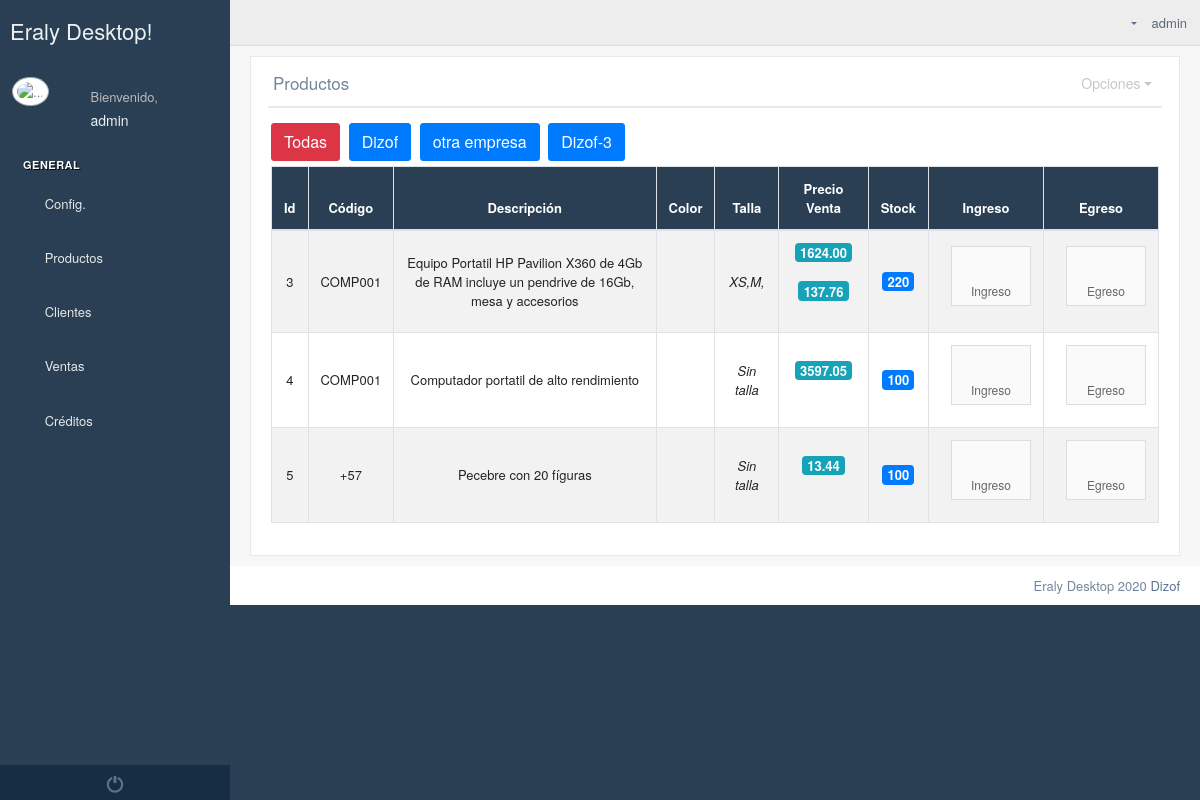
The app's page /inventory/ (signed in), older data.
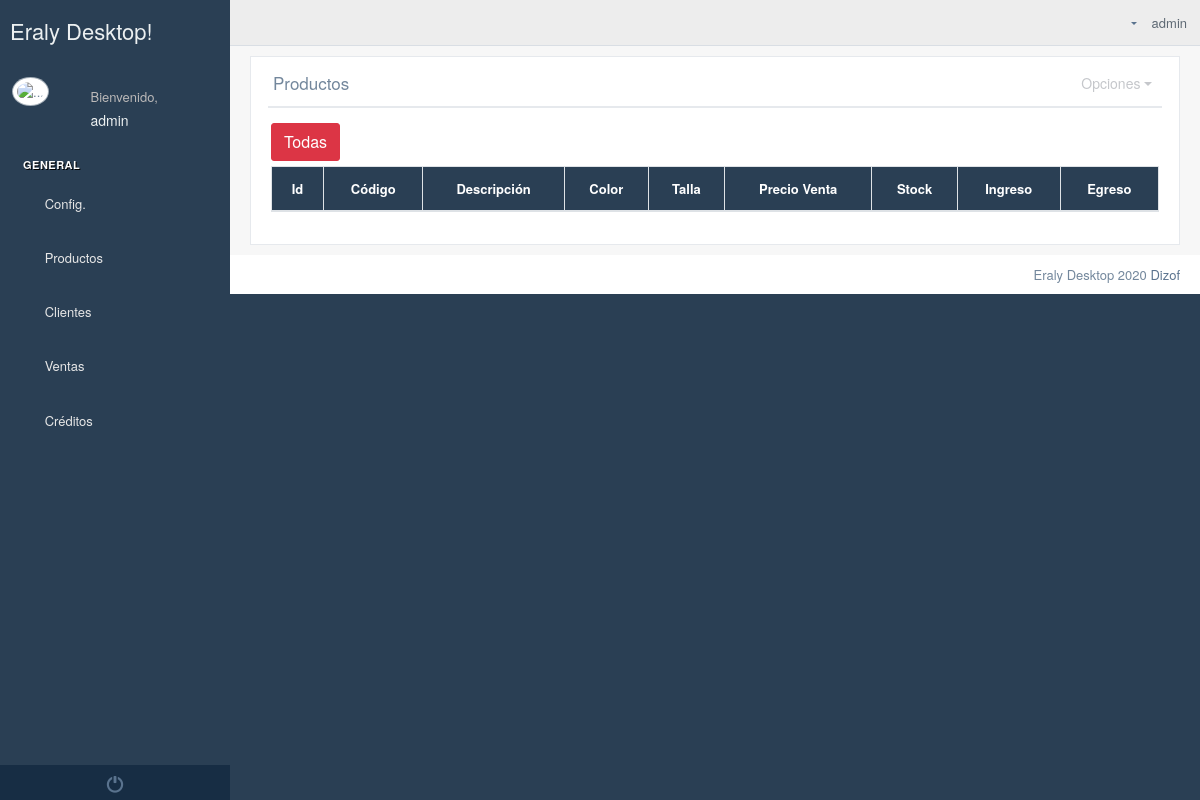
The same page, newer data.
### Empresa/models.py (models this page shows, shortened)
class Establecimiento(models.Model):
    logo=models.ImageField(upload_to="logos/establecimientos",null=True,blank=True)
    banner=models.ImageField(upload_to="banner/establecimientos",null=True,blank=True)
    pie_pagina=models.ImageField(upload_to="pie/establecimientos",null=True,blank=True)
    cabecera_tienda=models.ImageField(upload_to="logos/tienda",null=True,blank=True)
    color_encabezado_documentos=models.CharField(max_length=40, default="#ffffff")
    usuario=models.ForeignKey(User,on_delete=models.CASCADE)
    ruc=models.CharField(max_length=13)
    nombreComercial=models.CharField(max_length=60)
    representateLegal=models.CharField(max_length=60)
    slug = models.SlugField(max_length=255, unique=True, blank=True)
    descripcion = RichTextUploadingField(null=True, blank=True)
    ubicacion_gps = models.CharField(max_length=300,null=True,blank=True)
    correo_electronico=models.EmailField(max_length=600,null=True,blank=True)
    web=models.CharField(max_length=400,null=True,blank=True)
    facebook=models.CharField(max_length=400,null=True,blank=True)
    instagram=models.CharField(max_length=400, null=True, blank=True)
    youtube = models.CharField(max_length=400,null=True,blank=True)

### Producto/models.py (models this page shows, shortened)
class Productos(models.Model):
    tipo=models.CharField(max_length=2, default="P")
    imagen=models.ImageField(upload_to="productos",null=True,blank=True, help_text="imagen de 100px x 100px")
    codigo=models.CharField(max_length=300, null=True,blank=True, help_text="Solo si tiene codigo interno o codigo de barras")
    establecimiento = models.ForeignKey(Establecimiento, on_delete=models.CASCADE, null=True, blank=True)
    subcategoria=models.ForeignKey(Subcategorias, on_delete=models.CASCADE)
    marca=models.ForeignKey(Marca,on_delete=models.CASCADE,null=True,blank=True)
    nombre=models.CharField(max_length=100)
    talla=models.CharField(max_length=50,null=True,blank=True)
    dimension=models.CharField(max_length=200,null=True,blank=True)
    detallesTecnicos = RichTextUploadingField(null=True,blank=True,help_text="Es opcional")
    descripcion = RichTextUploadingField()
    estado=models.BooleanField(default=True)
    hash = models.CharField(max_length=256,null=True,blank=True)
    class Meta:
        verbose_name_plural = "3. Producto "

class Precios(models.Model):
    producto=models.ForeignKey(Productos, on_delete=models.CASCADE)
    precioVenta=models.DecimalField(max_digits=9, decimal_places=2)
    iva=models.DecimalField(max_digits=9, decimal_places=2,default=0)
    total=models.DecimalField(max_digits=9, decimal_places=2,default=0)
    detalle=models.CharField(max_length=50)
    estado=models.BooleanField(default=True)
    class Meta:
        verbose_name_plural = "6. Precios Producto "

### Producto/views.py (the view)
# urls.py: path("inventory/", inventario),
def inventario(request):
    produc=Productos.objects.filter(establecimiento__usuario=request.user)
    if request.GET.get("establecimiento"):
        produc = Productos.objects.filter(establecimiento_id=request.GET.get('establecimiento'))
    if request.POST:
        print(request.POST)
        Kardex(producto_id=request.POST['producto'],tipo=request.POST['tipo'],cantidad=request.POST['cantidad'],descripcion=request.POST['detalle']).save()
        messages.add_message(request, messages.SUCCESS, "Se ha registrado nuevo ingreso en kardex..!")
    contexto={
        'productos':produc,
        'establecimientos':Establecimiento.objects.filter(usuario=request.user)
    }
    return render(request, 'producto/inventario.html',contexto)

### Producto/templatetags/productosTags.py (called while the page is built)
@register.simple_tag
def stock(id):
    try:
        kardex=Kardex.objects.filter(producto_id=id)
        ingresos=kardex.filter(tipo="I").aggregate(Sum('cantidad'))['cantidad__sum']
        egresos=kardex.filter(tipo="E").aggregate(Sum('cantidad'))['cantidad__sum']
        if ingresos==None:
            ingresos=0
        if egresos==None:
            egresos=0
        return ingresos-egresos
    except:
        pass

### templates/producto/inventario.html (shortened to what the changed rows need)
{% extends 'Home/index2.html' %}
{% block contenido_index %}
{% load productosTags %}
{% load static %}
    <div class="">
        <div class="row">
            <div class="col-md-12 col-sm-12 ">
                <div class="x_panel">
                    <div class="x_title">
                        <h2>Productos <small>del establecimientos</small></h2>
                    </div>
                    <div class="x_content">
                        <div class="row">
                            <div class="col-sm-12">
                                <a class="btn btn-danger" href="/inventory/">Todas</a>
                                {% for establecimiento in establecimientos %}
                                    <a class="btn btn-primary" href="/inventory/?establecimiento={{ establecimiento.id }}">{{ establecimiento.nombreComercial }}</a>
                                {% endfor %}
                                <div class="card-box table-responsive">
                                    <table id="inventario" class="table table-striped table-bordered" style="width:100%">
                                        <thead style="background-color: #2A3F54; color: white">
                                        <tr>
                                            <th style="text-align: center">Id</th>
                                            <th style="text-align: center">Código</th>
                                            <th style="text-align: center">Descripción</th>
                                            <th style="text-align: center">Color</th>
                                            <th style="text-align: center">Talla</th>
                                            <th style="text-align: center">Precio Venta</th>
                                            <th style="text-align: center">Stock</th>
                                            <th style="text-align: center">Ingreso</th>
                                            <th style="text-align: center">Egreso</th>
                                        </tr>
                                        </thead>
                                        <tbody>
                                        {% for producto in productos %}
                                            <tr>
                                            <td style="text-align: center; vertical-align: middle">{{ producto.id }}</td>
                                            <td style="text-align: center; vertical-align: middle">{% if producto.codigo  %}{{ producto.codigo }}{% else %} <i>Sin código</i> {% endif %}</td>
                                            <td style="text-align: center; vertical-align: middle">{{ producto.nombre }}</td>
                                            <td style="text-align: justify; vertical-align: middle">
                                            </td>
                                            <td style="text-align: center; vertical-align: middle">
                                            {% if producto.tipo == "P" %}
                                                {% if producto.talla %}
                                                    <i>{{ producto.talla }}</i>
                                                {% else %}
                                                    <i>Sin talla</i>
                                                {% endif %}
                                            {% else %}
                                                <i>No Aplica</i>
                                            {% endif %}
                                            </td>
                                            <td style="text-align: center; vertical-align: middle">
                                                {% for precios in producto.precios_set.all %}
                                                    <span class="badge badge-info" style="font-size: 13px">{{ precios.total }}</span><br>
                                                    <br>
                                                {% endfor %}
                                            </td>
                                            <td style="text-align: center; vertical-align: middle"> <span class="badge badge-primary" style="font-size: 13px">
                                                {% if producto.tipo == "P" %}
                                                    {% stock producto.id %}
                                                {% else %}
                                                    <i>Ilimitado</i>
                                                {% endif %}
                                            </span></td>
                                            <td style="text-align: center; vertical-align: middle;">
                                                {% if producto.tipo == "P" %}
                                                <a data-toggle="modal" data-target="#ingresos"
                                                   data-producto_id="{{ producto.id }}"
                                                   data-producto="{{ producto.nombre }}"
                                                   data-tipo="I"
                                                   href="#" class="btn btn-app datos"><i class="fa fa-plus-circle"></i>Ingreso</a>
                                                {% else %}
                                                    <i>No Aplica</i>
                                                {% endif %}
                                            </td>
                                            <td style="text-align: center; vertical-align: middle;">
                                                 {% if producto.tipo == "P" %}
                                                <a href="" data-toggle="modal" data-target="#ingresos"
                                                   data-producto_id="{{ producto.id }}"
                                                   data-producto="{{ producto.nombre }}"
                                                   data-tipo="E"
                                                   class="btn btn-app datos">
                                                    <i class="fa fa-minus-circle"></i>Egreso</a>
                                                 {% else %}
                                                    <i>No Aplica</i>
                                                {% endif %}
                                            </td>
                                        </tr>
                                        {% endfor %}
                                        </tbody>
                                    </table>
                                </div>
                            </div>
                        </div>
                    </div>
                </div>
            </div>
        </div>
    </div>
{% endblock %}

Row changes from the older to the newer data that the page shows:
removed Establecimiento: nombreComercial "Dizof"
removed Establecimiento: nombreComercial "otra empresa"
removed Establecimiento: nombreComercial "Dizof-3"
removed Productos: id "3", codigo "COMP001", nombre "Equipo Portatil HP Pavilion X360 de 4Gb de RAM incluye un pendrive de 16Gb, mesa y accesorios", talla "XS,M,", id "220"
removed Precios: total "1624.00", shown under "3"
removed Precios: total "137.76", shown under "3"
removed Productos: id "4", codigo "COMP001", nombre "Computador portatil de alto rendimiento", tipo "Sin talla", id "100"
removed Precios: total "3597.05", shown under "4"
removed Productos: id "5", codigo "+57", nombre "Pecebre con 20 fíguras", tipo "Sin talla", id "100"
removed Precios: total "13.44", shown under "5"
